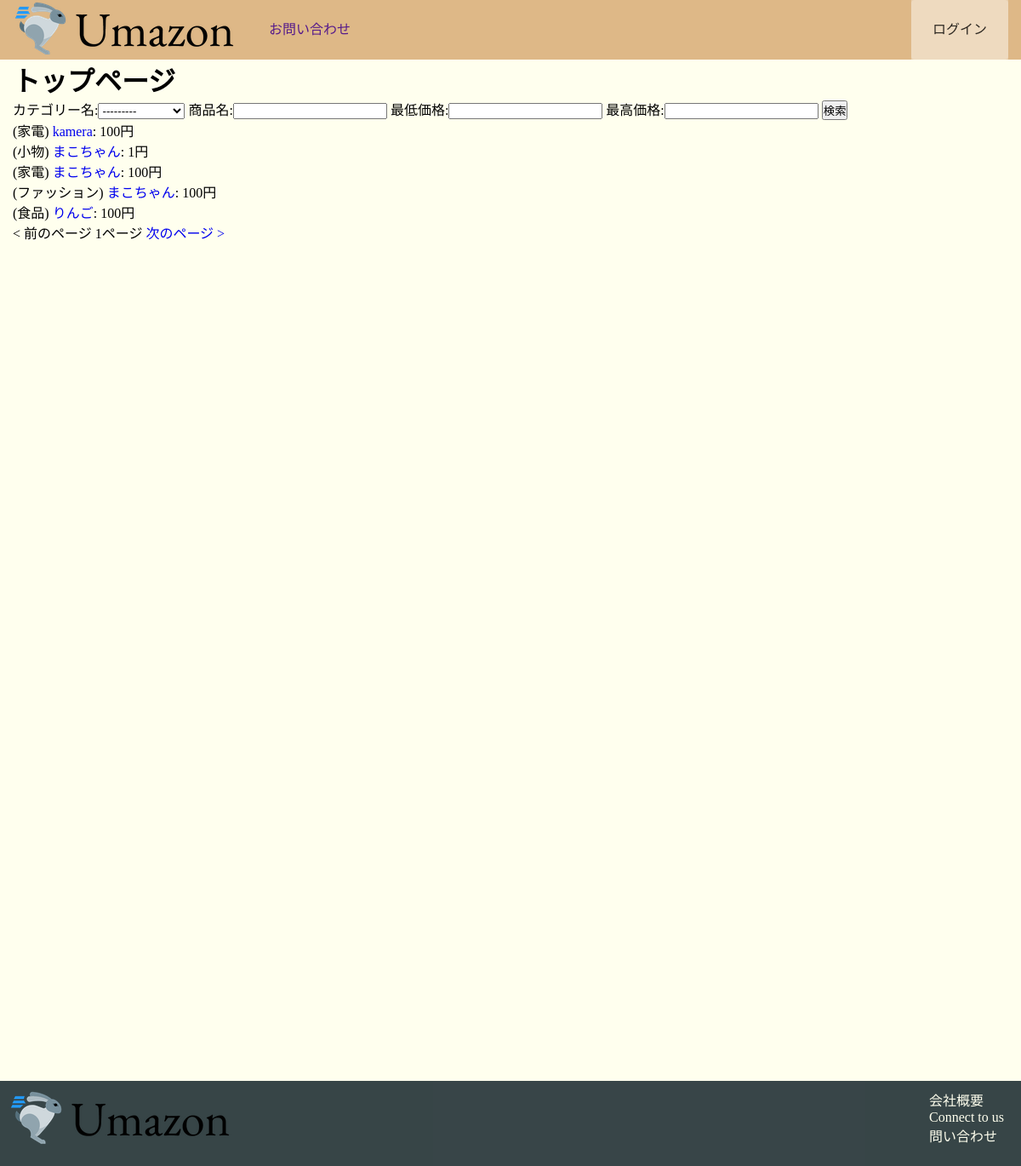
/, run on an earlier commit of the app's database.
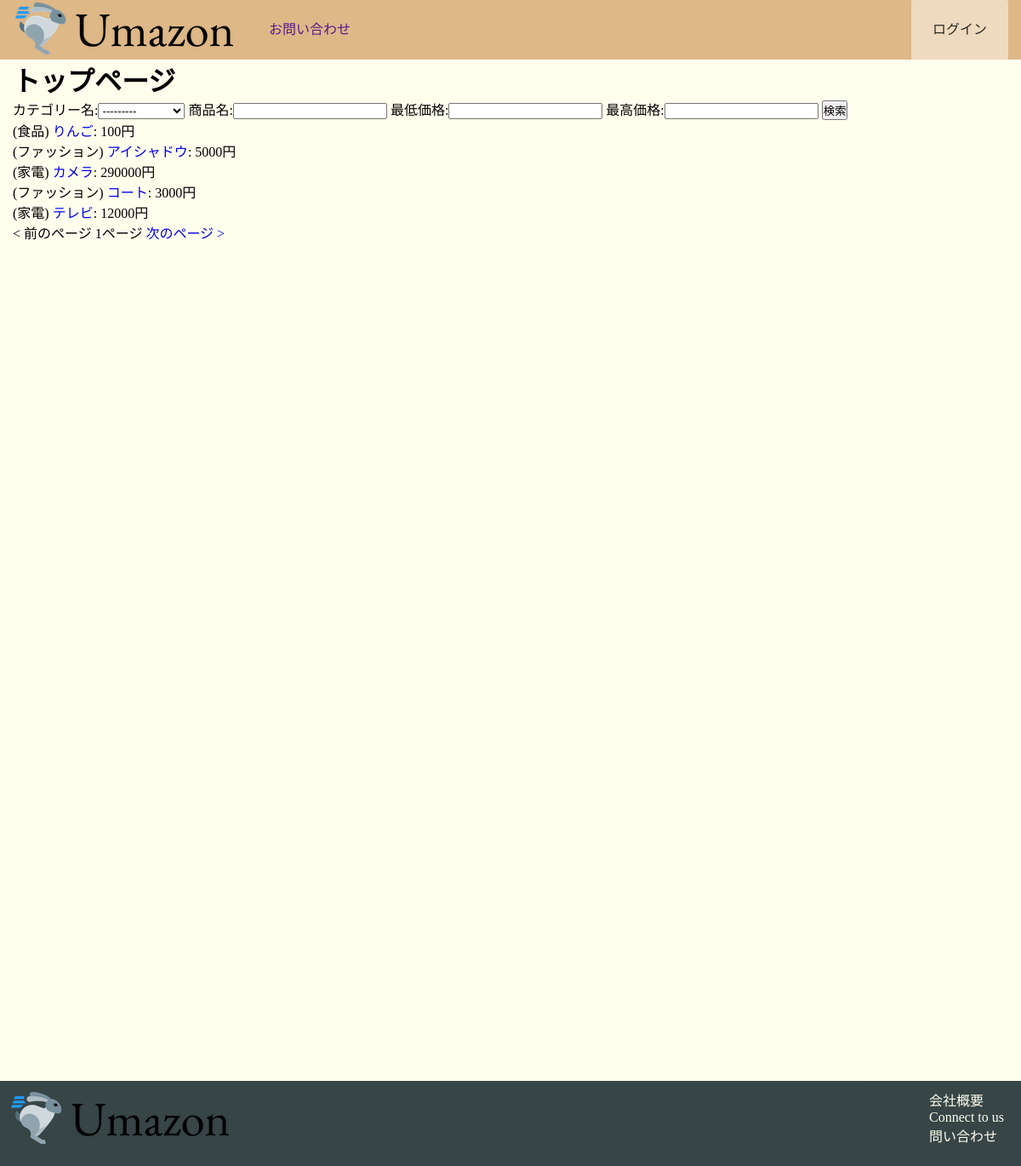
And on a later commit of the database.
### product/models.py (models this page shows)
class Category(models.Model):
    name = models.CharField("カテゴリー名", max_length=32)
    def __str__(self):
        return self.name

class Product(models.Model):
    category = models.ForeignKey(Category,verbose_name='カテゴリー名', null=True, blank=True,on_delete=models.SET_NULL)
    name = models.CharField("商品名", max_length=128)
    image = models.ImageField(upload_to='images',blank=True, null=True)
    price = models.PositiveIntegerField("価格")
    count = models.PositiveIntegerField('数量')

### toppage/views.py (the view)
# urls.py: path('',toppage.views.top,name='toppage'),
def top(request):
    products = Product.objects.order_by('name')
    form = ProductSearchForm(request.GET)
    products = form.filter_products(products)
    params = request.GET.copy()
    if 'page' in params:
        page = params['page']
        del params['page']
    else:
        page = 1
    search_params = params.urlencode()
    paginator = Paginator(products, 5)
    page = request.GET.get('page', 1)
    try:
        products = paginator.page(page)
    except (EmptyPage, PageNotAnInteger):
        products = paginator.page(1)
    return TemplateResponse(request,'top/toppage.html',{'products': products,'form': form,'search_params': search_params})

### product/forms.py
class ProductSearchForm(forms.ModelForm):
    name = forms.CharField(label='商品名', required=False)
    price_min = forms.IntegerField(label="最低価格", min_value=1, required=False)
    price_max = forms.IntegerField(label="最高価格", min_value=1, required=False)
    class Meta:
        model = Product
        fields = ('category',)
    def filter_products(self, products):
        if not self.is_valid():
            return products
        name = self.cleaned_data.get('name')
        price_min = self.cleaned_data.get('price_min')
        price_max = self.cleaned_data.get('price_max')
        category_id = self.cleaned_data.get('category')
        if name:
            products = products.filter(name__contains=name)
        if price_min:
            products = products.filter(price__gte=price_min)
        if price_max:
            products = products.filter(price__lte=price_max)
        if category_id:
            products = products.filter(category_id=category_id)
        return products

### toppage/templates/top/toppage.html
{% extends '../base.html' %}
{% block content %}
<div class=container>
    <h1>トップページ</h1>
    <form>
        {{ form }}
        <input type="submit" value="検索">
    </form>
    <ul class="products">
        {%for product in products%}
        <li>({{ product.category.name }}) <a href="{% url 'product_detail' product.id %}" class="product">{{ product.name }}</a>: {{ product.price }}円</li>
        {%endfor%}
    </ul>
    {%if products.has_previous%}
            <a href="?page={{products.previous_page_number}}">&lt; 前のページ</a>
        {% else %}
            <span>&lt; 前のページ</span>
        {% endif %}
        {{ products.number }}ページ
        {% if products.has_next %}
            <a href="?page={{ products.next_page_number }}">次のページ &gt;</a>
        {% else %}
            <span>次のページ &gt;</span>
        {% endif %}
</div>
{% endblock content %}

### templates/base.html (shortened to what this page needs)
{% load static %}
<html lang="en">
<head>
    <link rel="stylesheet" href="{% static 'css\style.css' %}" type="text/css">
</head>
<body>
    <header>
        <div class="container">
            <div class="header-logo">
                <a href="{% url 'toppage' %}"><img src="{% static 'image\Primary_logo.png' %}" alt=""></a>
            </div>
            <div class="header-list">
                <a href="">お問い合わせ</a>
            </div>
            <div class="account_list">
                {% if user.is_authenticated %}
                <div class="hover-activate">
                    <a class="btn">ユーザ名：{{ user.get_username }}</a>
                    <div class="account-hover">
                    <a href="{% url 'account:logout' %}" class="btn">ログアウト</a>
                    <a href="{% url 'cart_list' %}" class="btn">買い物カゴ</a>
                    </div>
                </div>
                {% else %}
                <a href="{% url 'account:logout' %}" class="btn login">ログイン</a>
                {% endif %}
            </div>
        </div>
    </header>
    <main>
        {% block content %}
        {% endblock %}
    </main>
    <footer>
        <div class="foot-logo">
            <a href="{% url 'toppage' %}"><img src="{% static 'image\Primary_logo.png' %}" alt=""></a>
        </div>
        <div class="foot-list">
            <ul>
                <li>会社概要</li>
                <li>Connect to us</li>
                <li>問い合わせ</li>
            </ul>
        </div>
    </footer>
</body>
</html>

### static/css/style.css (style rules this page uses)
* { margin:0; padding:0; }
body { margin: 0; font-family: "Hiragino Kaku Gothic ProN"; }
a { text-decoration: none; }
header { background-color: burlywood; height: 70px; width: 100%; }
.container { width: 1170px; padding: 0 15px; margin: 0 auto; }
.header-logo { float: left; padding-right: 10px; }
.account_list { float: right; background-color: rgba(255, 255, 255, 0.3); transition:all 0.5s; }
.account_list a { line-height:70px; padding:0 25px; color:black; display:block; }
.header-list a { line-height:70px; float: left; padding: 0 25px; }
.login { background-color: rgba(255, 255, 255, 0.3); }
.btn { padding: 8px 24px; color: white; opacity: 0.8; border-radius:4px; }
main { height:1200px; background-color:#FFFFEE; }
li { list-style:none; }
footer { background-color: rgba(34, 49, 52, 0.9); height: 100px; width: 100%; }
.foot-logo { float: left; padding: 10px; }
.foot-list { float: right; padding: 10px 10px; }
.foot-list li { color: #FFFFEE; padding: 0 10px; }

What changed in the data, as far as the page shows it:
removed Product: category.name "家電", name "kamera", price "100"
removed Product: category.name "小物", name "まこちゃん", price "1"
removed Product: category.name "家電", name "まこちゃん", price "100"
removed Product: category.name "ファッション", name "まこちゃん", price "100"
added Product: category.name "ファッション", name "アイシャドウ", price "5000"
added Product: category.name "家電", name "カメラ", price "290000"
added Product: category.name "ファッション", name "コート", price "3000"
added Product: category.name "家電", name "テレビ", price "12000"
